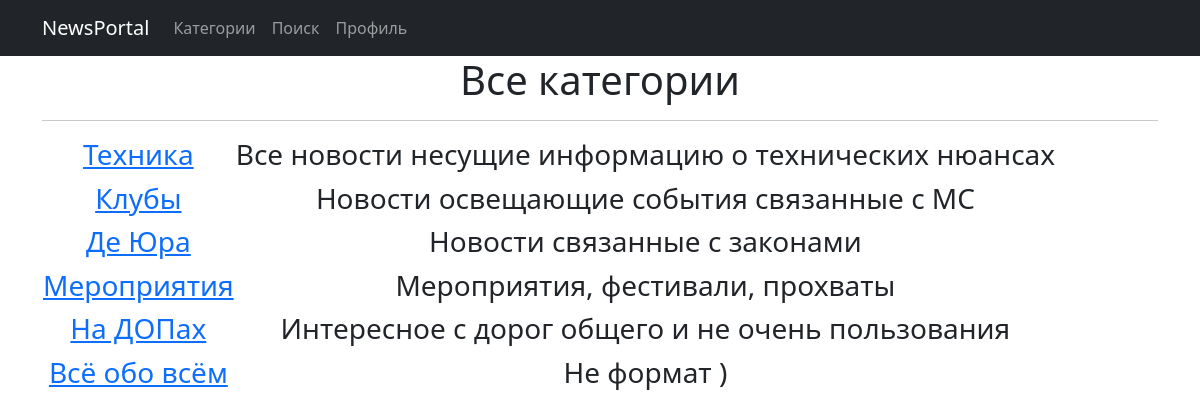
The app's page /news/categories/ with its own data.
### news/models.py (models this page shows, shortened)
class Category(models.Model):
    name = models.CharField(max_length=64, unique=True)
    description = models.CharField(max_length=512)
    subscribers = models.ManyToManyField(User, through='UserCategory')

### news/views.py (the view)
# urls.py: path('categories/', CategoriesList.as_view()),  # Список категорий
class CategoriesList(ListView):
    model = Category
    template_name = 'categories_list.html'
    context_object_name = 'categories_list'

### news/templates/categories_list.html (shortened to what this page needs)
{% extends 'base.html' %}
{% block content %}
<h1> Все категории </h1>
<hr>
    <table>
    {% for category in categories_list%}
        <tr>
            <td><h3><a href="{% url 'categories_detail' category.id %}">{{ category.name }}</a></h3></td>
            <td><h3> {{ category.description }} </h3></td>
            <td></td>
        </tr>
    {% endfor %}
    </table>
{% endblock content %}

### templates/base.html (shortened to what this page needs)
<!DOCTYPE html>
<html lang="en">
<head>
    {% load static %}
    <link href="{% static 'css/styles.css' %}" rel="stylesheet"/>
</head>
<body>
{% load cache %}
{% cache 3000 head %}
<nav class="navbar navbar-expand-lg navbar-dark bg-dark static-top">
    <div class="container">
        <a class="navbar-brand" href="/news/">NewsPortal</a>
        <div class="collapse navbar-collapse" id="navbarResponsive">
            <ul class="navbar-nav ml-auto">
                <li>
                    <a class="nav-link" href="/news/categories">Категории</a>
                </li>
                <li>
                    <a class="nav-link" href="/news/search">Поиск</a>
                </li>
                <li>
                    <a class="nav-link" href="{% url 'user_detail' user.id %}">Профиль</a>
                </li>
            </ul>
        </div>
    </div>
</nav>
{% endcache %}
<div class="container">
    <div class="row">
        <div class="col-lg-12 text-center">
            {% block content %}
            {% endblock content %}
        </div>
    </div>
</div>
</body>
</html>

### records on screen
Category: name "Техника", description "Все новости несущие информацию о технических нюансах"
Category: name "Клубы", description "Новости освещающие события связанные с MC"
Category: name "Де Юра", description "Новости связанные с законами"
Category: name "Мероприятия", description "Мероприятия, фестивали, прохваты"
Category: name "На ДОПах", description "Интересное с дорог общего и не очень пользования"
Category: name "Всё обо всём", description "Не формат )"
